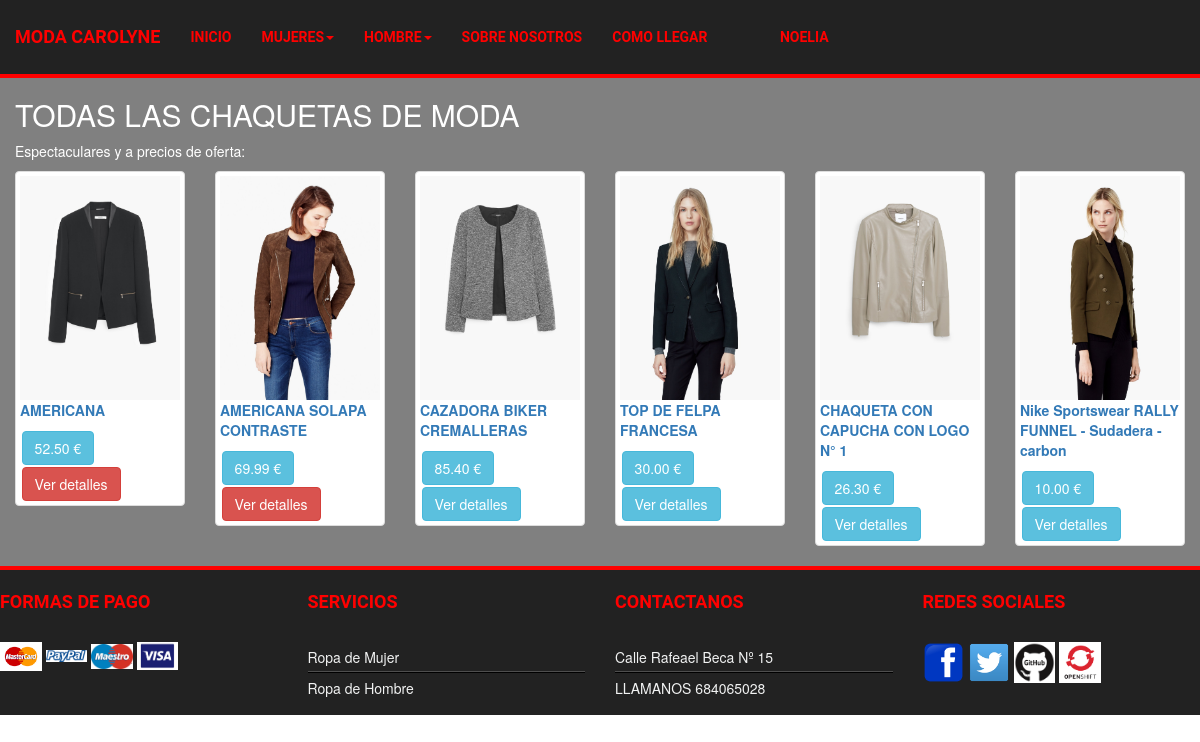
The app's page /usuarios/chaqueta_mujer.php (signed in) with its own data.
### tables this page shows
CREATE TABLE IF NOT EXISTS `producto` (
  `codproducto` int(6) NOT NULL AUTO_INCREMENT,
  `coddistribuidor` int(6) NOT NULL,
  `nombre` varchar(50) NOT NULL,
  `descripcion` varchar(3000) NOT NULL,
  `stock` int(6) NOT NULL,
  `foto` varchar(200) NOT NULL,
  `categoria` varchar(30) NOT NULL,
  `precio` double(4,2) NOT NULL,
  `sexo` varchar(10) NOT NULL,
  PRIMARY KEY (`codproducto`),
  KEY `fk_producto_1_idx` (`coddistribuidor`)
);

### usuarios/chaqueta_mujer.php (the view, shortened to what this page needs)
<?php
  include_once("../plantilla/db_configuration.php");
?>
<!DOCTYPE html>
<html lang="">
  <head>
    <link rel="stylesheet" href="http://maxcdn.bootstrapcdn.com/bootstrap/3.3.5/css/bootstrap.min.css">
	  <link rel="stylesheet" href="https://maxcdn.bootstrapcdn.com/font-awesome/4.5.0/css/font-awesome.min.css">
      <?php
      include "../plantilla/temas.php"
      ?>
    </head>
    <body>
      <?php
      if(isset($_SESSION['nombre'])){
      ?>
<?php
  include "../plantilla/header.php"
?>
<?php
$connection = new mysqli($db_host, $db_user, $db_password, $db_name);
$connection->set_charset("utf8");
$consulta=("SELECT * from producto where  categoria='chaquetas' and sexo='mujer';");
	$result = $connection->query($consulta);
  if (isset($result) && $result->num_rows==0) {
  echo "<p>
	No existen productos en la categoria indicada.
   </p>";
 } else {
   ?>
    <div class="container">
  <h2>TODAS LAS CHAQUETAS DE MODA</h2>
  <p>Espectaculares y a precios de oferta:</p>
  <div class="row">
    <?php
    while($obj = $result->fetch_object()) {
    echo "<div class='col-md-2'>";
    echo "<a href='clienteproducto.php?id=$obj->codproducto' class='thumbnail'>";
    echo "<img src='../imagenes/$obj->foto'>";
      echo "<p id='parrafo'><b>$obj->nombre</b></p>";
    echo "<button type='button' class='btn btn-info'>$obj->precio €</button>";
    if($obj->stock<=0){
      echo "<button type='button' class='btn btn-danger'>Ver detalles</button>";
    }else{
        echo "<button type='button' class='btn btn-info'>Ver detalles</button>";
    }?>
      </a>
    </div>
<?php } ?>
  </div>
</div>
<?php
  include "../plantilla/foot.php"
?>
<?php
}
}else{
  header("Location:registro.php");
}
  ?>
    </body>
</html>

### css/plantilla2.css (style rules this page uses)
.container { width: 100%; height: 15%; background-color: gray; color:white; }
button { padding: 2%; margin: 1%; }

### records on screen
producto: foto (picture), nombre "AMERICANA", precio "52.50", stock "Ver detalles"
producto: foto (picture), nombre "AMERICANA SOLAPA CONTRASTE", precio "69.99", stock "Ver detalles"
producto: foto (picture), nombre "CAZADORA BIKER CREMALLERAS", precio "85.40", stock "Ver detalles"
producto: foto (picture), nombre "TOP DE FELPA FRANCESA", precio "30.00", stock "Ver detalles"
producto: foto (picture), nombre "CHAQUETA CON CAPUCHA CON LOGO N° 1", precio "26.30", stock "Ver detalles"
producto: foto (picture), nombre "Nike Sportswear RALLY FUNNEL - Sudadera - carbon", precio "10.00", stock "Ver detalles"

### other values on screen
$_SESSION['nombre'] "NOELIA"
